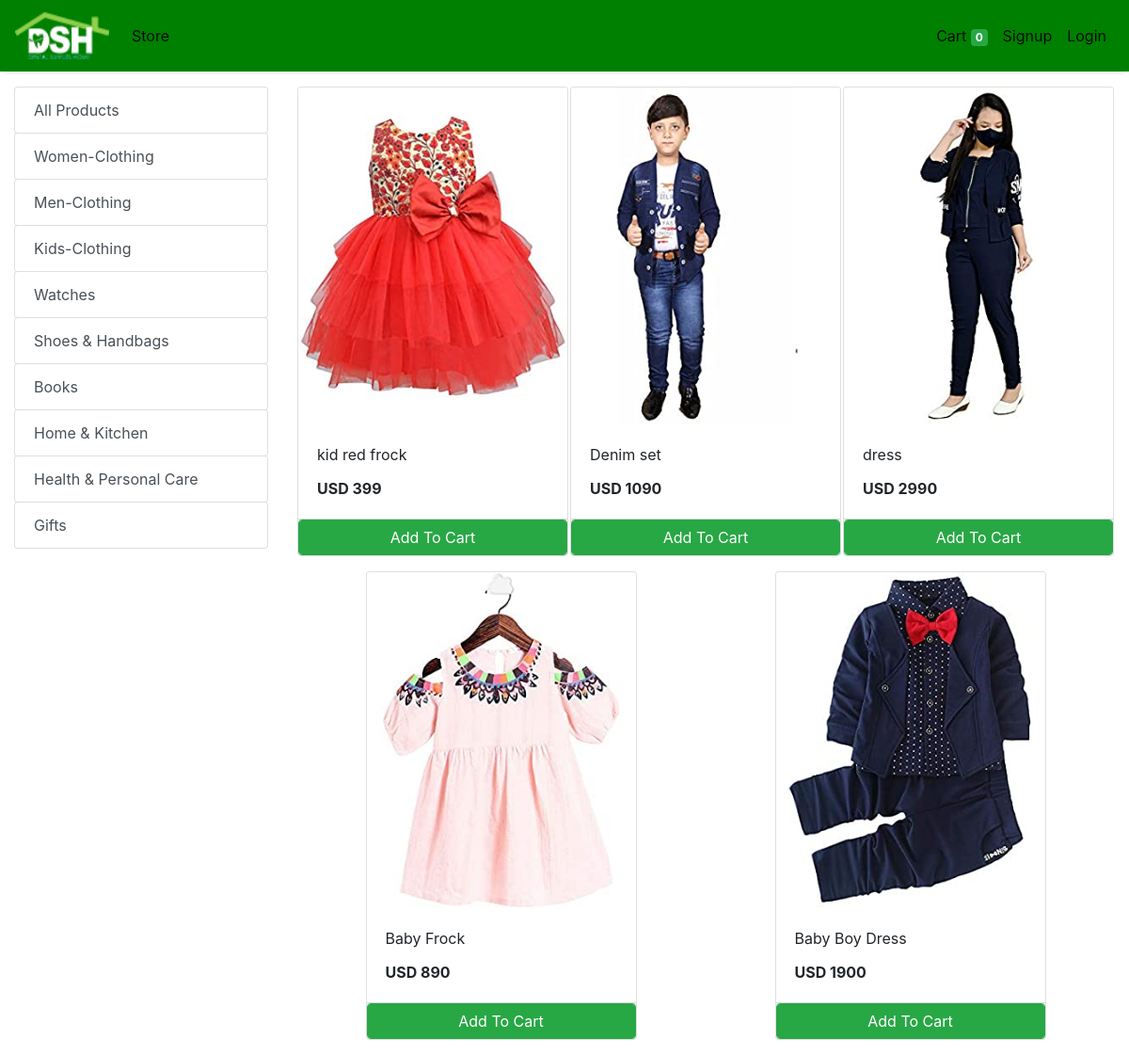
Screenshot of /store?category=24 with the database file from the repository.
### store/models/category.py (models this page shows, shortened)
class Category(models.Model):
    name= models.CharField(max_length=50)
    @staticmethod
    def get_all_categories():
        return Category.objects.all()

### store/models/product.py (models this page shows, shortened)
class Products(models.Model):
    name = models.CharField(max_length=60)
    price= models.IntegerField(default=0)
    category= models.ForeignKey(Category,on_delete=models.CASCADE,default=1 )
    description= models.CharField(max_length=250, default='', blank=True, null= True)
    image= models.ImageField(upload_to='uploads/products/')
    @staticmethod
    def get_all_products_by_categoryid(category_id):
        if category_id:
            return Products.objects.filter (category=category_id)
        else:
            return Products.get_all_products();

### store/views/home.py (the view)
# urls.py: path('' , include('store.urls'))
def store(request):
    cart = request.session.get('cart')
    if not cart:
        request.session['cart'] = {}
    products = None
    categories = Category.get_all_categories()
    categoryID = request.GET.get('category')
    if categoryID:
        products = Products.get_all_products_by_categoryid(categoryID)
    else:
        products = Products.get_all_products();
    data = {}
    data['products'] = products
    data['categories'] = categories
    print('you are : ', request.session.get('email'))
    return render(request, 'index.html', data)

### store/templatetags/cart.py (called while the page is built)
@register.filter (name='is_in_cart')
def is_in_cart(product, cart):
    keys = cart.keys ()
    for id in keys:
        if int (id) == product.id:
            return True
    return False;

### store/templatetags/custom_filter.py (called while the page is built)
@register.filter(name='currency')
def currency(number):
    return "USD "+str(number)

### store/templates/index.html (shortened to what this page needs)
{% extends 'base.html' %}
{% block content %}
{% load cart %}
{% load custom_filter %}
<div class="container-fluid mt-3">
	<div class="row">
		<div class="col-lg-3 mx-auto">
			<div class="list-group">
				<a href="/" class="list-group-item list-group-item-action btn btn-outline-success">All Products</a>
				{% for category in categories %}
				<a href="/?category={{category.id}}"
					class="list-group-item list-group-item-action btn btn-outline-success ">{{category.name}}</a>
				{% endfor %}
			</div>
		</div>
		<div id='products' class="col-lg-9 mx-auto">
			<div class="row mx-auto">
				{% for product in products %}
				<div class="card mx-auto mb-3" id={{product.id}} style="width: 18rem;">
					<img class="card-img-top" src="{{product.image.url}}" alt="Card image cap">
					<div class="card-body">
						<p class="card-title">{{product.name}}</p>
						<p class="card-text"><b>{{product.price|currency}}</b></p>
					</div>
					<div class="card-footer p-0 no-gutters">
						{% if product|is_in_cart:request.session.cart %}
						<div class="row no-gutters">
							<form action="/#{{product.id}}" class="col-2 " method="post">
								{% csrf_token %}
								<input hidden type="text" name='product' value='{{product.id}}'>
								<input hidden type="text" name='remove' value='True'>
								<input type="submit" value=" - " class="btn btn-block btn-success border-right">
							</form>
							<div class="text-center col btn btn-success">{{product|cart_quantity:request.session.cart}} in Cart</div>
							<form action="/#{{product.id}}" class="col-2 " method="post">
								{% csrf_token %}
								<input hidden type="text" name='product' value='{{product.id}}'>
								<input type="submit" value=" + " class="btn btn-block btn-success border-left">
							</form>
						</div>
						{% else %}
						<form action="/#{{product.id}}" method="POST" class="btn-block">
							<input type="submit" class="float-right btn btn-success form-control"
								value="Add To Cart">
						</form>
						{% endif %}
					</div>
				</div>
				{% endfor %}
			</div>
		</div>
	</div>
</div>
{% endblock %}

### rows the page displays
Category: name "Women-Clothing"
Category: name "Men-Clothing"
Category: name "Kids-Clothing"
Category: name "Watches"
Category: name "Shoes & Handbags"
Category: name "Books"
Category: name "Home & Kitchen"
Category: name "Health & Personal Care"
Category: name "Gifts"
Products: image (picture), name "kid red frock", price "USD 399"
Products: image (picture), name "Denim set", price "USD 1090"
Products: image (picture), name "dress", price "USD 2990"
Products: image (picture), name "Baby Frock", price "USD 890"
Products: image (picture), name "Baby Boy Dress", price "USD 1900"

### other values shown
{{ request.session.cart.keys|length }} "0"
